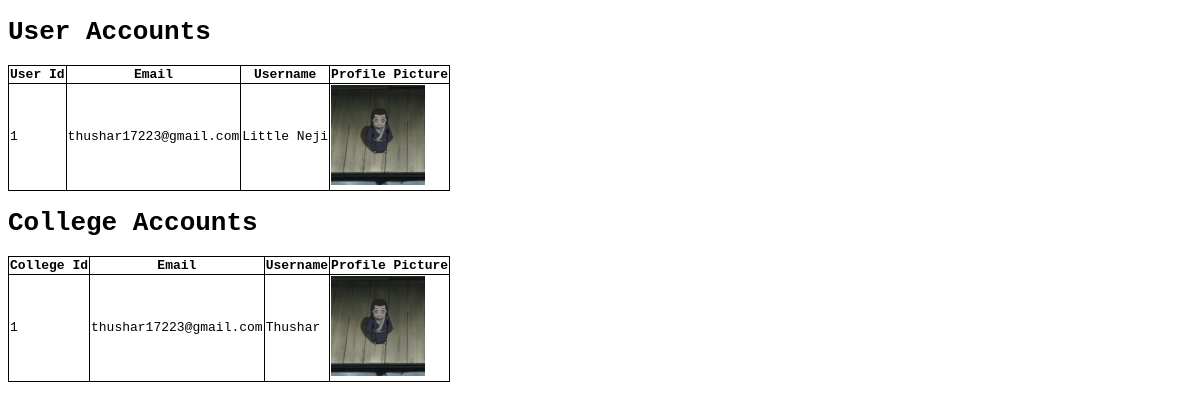
The app's page /admin/overview.php with its own data.
### tables this page shows
CREATE TABLE IF NOT EXISTS `registered_users` (
  `id` int NOT NULL AUTO_INCREMENT,
  `firstname` varchar(15) NOT NULL,
  `lastname` varchar(15) NOT NULL,
  `email` varchar(30) NOT NULL,
  `password` varchar(30) NOT NULL,
  `dob` date NOT NULL,
  `profile` varchar(100) NOT NULL,
  PRIMARY KEY (`id`)
);

CREATE TABLE IF NOT EXISTS `college_users` (
  `cid` int NOT NULL AUTO_INCREMENT,
  `firstname` varchar(20) NOT NULL,
  `lastname` varchar(10) NOT NULL,
  `email` varchar(30) NOT NULL,
  `password` varchar(100) NOT NULL,
  `profile` varchar(100) NOT NULL,
  PRIMARY KEY (`cid`)
);

### admin/overview.php (the view, shortened to what this page needs)
<?php include_once "../backend-php/connect.php";?>
<?php
    $stmt = $conn->prepare("SELECT * FROM registered_users");
    $stmt->execute();
    $result = $stmt->get_result();
?>
<!DOCTYPE html>
<html lang="en">
<head>
</head>
<body>
    <h1>User Accounts</h1>
    <form action="<?php echo $_SERVER['PHP_SELF'];?>" method="POST">
        <table>
            <tr>
                <th>User Id</th>
                <th>Email</th>
                <th>Username</th>
                <th>Profile Picture</th>
            </tr>
            <?php
                while ($row = $result->fetch_assoc()) {
                    echo "<tr>";
                    echo "<td>" . $row["id"] . "</td>";
                    echo "<td>" . $row['email'] . "</td>";
                    echo "<td>" . $row['firstname'] . "</td>";
            ?>
            <td> <img witdth="100" height="100" src="../profile/<?php echo $row['profile']; ?>" alt=""> </td>
            <?php
            }
            ?>
        </table>
    </form>
    <?php
        $stmt = $conn->prepare("SELECT * FROM college_users");
        $stmt->execute();
        $result = $stmt->get_result();
    ?>
    <h1>College Accounts</h1>
    <form action="<?php echo $_SERVER['PHP_SELF'];?>" method="POST">
        <table>
            <tr>
                <th>College Id</th>
                <th>Email</th>
                <th>Username</th>
                <th >Profile Picture</th>
            </tr>
            <?php
                while ($row = $result->fetch_assoc()) {
                    echo "<tr>";
                    echo "<td>" . $row["cid"] . "</td>";
                    echo "<td>" . $row['email'] . "</td>";
                    echo "<td>" . $row['firstname'] . "</td>";
            ?>
            <td> <img witdth="100" height="100" src="../college-profile/<?php echo $row['profile']; ?>" alt=""> </td>
            <?php
            }
            ?>
        </table>
    </form>
</body>
</html>

### admin/overview.php (style rules this page uses)
td, th, tr, table { border: 1px solid black; border-collapse: collapse; font-family: monospace; }
h1 { font-family: monospace; }

### records on screen
registered_users: id "1", email "thushar17223@gmail.com", firstname "Little Neji", profile (picture)
college_users: cid "1", email "thushar17223@gmail.com", firstname "Thushar", profile (picture)
